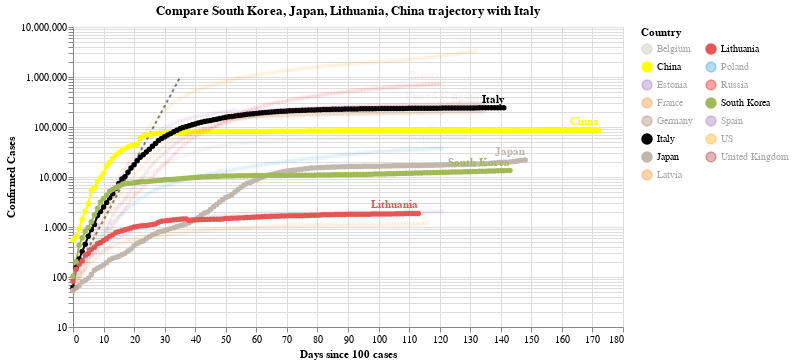

Source (notebook cell):
### Code cell
#hide_input
chart3 = make_since_chart(dff2, ['South Korea', 'Japan', 'Lithuania', 'China'], baseline_countries)
chart3

### Figure 1 — Vega-Lite specification as saved in the notebook (floating-point values rounded to 4 significant figures; data arrays with more than 128 entries replaced by an {"elided": "..."} marker saying what was removed)
{"config": {"view": {"continuousWidth": 400, "continuousHeight": 300}}, "layer": [{"data": {"name": "data-628230001892d6798b50651be41d1b3e"}, "mark": {"type": "line", "color": "black", "opacity": 0.5, "strokeDash": [3, 3]}, "encoding": {"x": {"type": "quantitative", "field": "Days since 100 cases"}, "y": {"type": "quantitative", "field": "Confirmed Cases"}}}, {"data": {"name": "data-56bbd19b94d60ffac6d3d1c54a543190"}, "mark": {"type": "line", "point": true}, "encoding": {"color": {"type": "nominal", "field": "Country", "legend": {"columns": 2}, "scale": {"domain": ["Belgium", "China", "Estonia", "France", "Germany", "Italy", "Japan", "Latvia", "Lithuania", "Poland", "Russia", "South Korea", "Spain", "US", "United Kingdom"], "range": ["#C1B7AD", "yellow", "#9467bd", "#F58518", "#9D755D", "black", "#C1B7AD", "#F58518", "#E45756", "#2495D3", "red", "#A1BA59", "#9467bd", "orange", "brown"]}}, "opacity": {"condition": {"value": 1, "selection": "selector007"}, "value": 0.05}, "tooltip": [{"type": "nominal", "field": "Country"}, {"type": "temporal", "field": "Date"}, {"type": "quantitative", "field": "Confirmed Cases"}, {"type": "quantitative", "field": "Days since 100 cases"}], "x": {"type": "quantitative", "field": "Days since 100 cases"}, "y": {"type": "quantitative", "field": "Confirmed Cases", "scale": {"type": "log"}}}, "selection": {"selector007": {"type": "multi", "fields": ["Country"], "bind": "legend", "init": [{"Country": "South Korea"}, {"Country": "Japan"}, {"Country": "Lithuania"}, {"Country": "China"}, {"Country": "Italy"}]}}, "width": 550}, {"data": {"name": "data-56bbd19b94d60ffac6d3d1c54a543190"}, "mark": {"type": "text", "align": "right", "dy": -8, "fontWeight": "bold"}, "encoding": {"color": {"type": "nominal", "field": "Country", "legend": {"columns": 2}, "scale": {"domain": ["Belgium", "China", "Estonia", "France", "Germany", "Italy", "Japan", "Latvia", "Lithuania", "Poland", "Russia", "South Korea", "Spain", "US", "United Kingdom"], "range": ["#C1B7AD", "yellow", "#9467bd", "#F58518", "#9D755D", "black", "#C1B7AD", "#F58518", "#E45756", "#2495D3", "red", "#A1BA59", "#9467bd", "orange", "brown"]}}, "opacity": {"condition": {"value": 1, "selection": "selector007"}, "value": 0.05}, "text": {"type": "nominal", "field": "Country"}, "tooltip": [{"type": "nominal", "field": "Country"}, {"type": "temporal", "field": "Date"}, {"type": "quantitative", "field": "Confirmed Cases"}, {"type": "quantitative", "field": "Days since 100 cases"}], "x": {"type": "quantitative", "field": "Days since 100 cases"}, "y": {"type": "quantitative", "field": "Confirmed Cases", "scale": {"type": "log"}}}, "transform": [{"filter": "(datum['Date'] >= 1594512000000)"}], "width": 550}], "title": "Compare South Korea, Japan, Lithuania, China trajectory with Italy", "$schema": "https://vega.github.io/schema/vega-lite/v4.0.2.json", "datasets": {"data-628230001892d6798b50651be41d1b3e": [{"Days since 100 cases": 0, "Confirmed Cases": 100.0}, {"Days since 100 cases": 1, "Confirmed Cases": 130.0}, {"Days since 100 cases": 2, "Confirmed Cases": 169.0}, {"Days since 100 cases": 3, "Confirmed Cases": 219.7}, {"Days since 100 cases": 4, "Confirmed Cases": 285.6}, {"Days since 100 cases": 5, "Confirmed Cases": 371.3}, {"Days since 100 cases": 6, "Confirmed Cases": 482.7}, {"Days since 100 cases": 7, "Confirmed Cases": 627.5}, {"Days since 100 cases": 8, "Confirmed Cases": 815.7}, {"Days since 100 cases": 9, "Confirmed Cases": 1060.0}, {"Days since 100 cases": 10, "Confirmed Cases": 1379.0}, {"Days since 100 cases": 11, "Confirmed Cases": 1792.0}, {"Days since 100 cases": 12, "Confirmed Cases": 2330.0}, {"Days since 100 cases": 13, "Confirmed Cases": 3029.0}, {"Days since 100 cases": 14, "Confirmed Cases": 3937.0}, {"Days since 100 cases": 15, "Confirmed Cases": 5119.0}, {"Days since 100 cases": 16, "Confirmed Cases": 6654.0}, {"Days since 100 cases": 17, "Confirmed Cases": 8650.0}, {"Days since 100 cases": 18, "Confirmed Cases": 11250.0}, {"Days since 100 cases": 19, "Confirmed Cases": 14620.0}, {"Days since 100 cases": 20, "Confirmed Cases": 19000.0}, {"Days since 100 cases": 21, "Confirmed Cases": 24710.0}, {"Days since 100 cases": 22, "Confirmed Cases": 32120.0}, {"Days since 100 cases": 23, "Confirmed Cases": 41750.0}, {"Days since 100 cases": 24, "Confirmed Cases": 54280.0}, {"Days since 100 cases": 25, "Confirmed Cases": 70560.0}, {"Days since 100 cases": 26, "Confirmed Cases": 91730.0}, {"Days since 100 cases": 27, "Confirmed Cases": 119300.0}, {"Days since 100 cases": 28, "Confirmed Cases": 155000.0}, {"Days since 100 cases": 29, "Confirmed Cases": 201500.0}, {"Days since 100 cases": 30, "Confirmed Cases": 262000.0}, {"Days since 100 cases": 31, "Confirmed Cases": 340600.0}, {"Days since 100 cases": 32, "Confirmed Cases": 442800.0}, {"Days since 100 cases": 33, "Confirmed Cases": 575600.0}, {"Days since 100 cases": 34, "Confirmed Cases": 748300.0}, {"Days since 100 cases": 35, "Confirmed Cases": 972800.0}], "data-56bbd19b94d60ffac6d3d1c54a543190": {"elided": "2008 records"}}}
